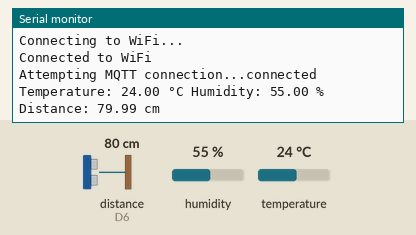
The sketch below on a simulated ESP8266 (NodeMCU). Parts: the last lines printed to the serial monitor. Wiring (inferred from the names in the program): ultrasonic range finder: trigger D5; echo D6. Inputs (shaded band) come from the test bench; at power-on: distance to the obstacle (sensor on D6) 80 cm, humidity 55 %, temperature 24 °C. The echo pulse lasts 58.3 µs per cm; WiFi joins after 1.5 s; servers stay silent unless stated; no MQTT or app messages arrive unless stated.

Above: at 3.2 s.
3.3 s: distance to the obstacle (sensor on D6) set to 2 cm
At 4.6 s:
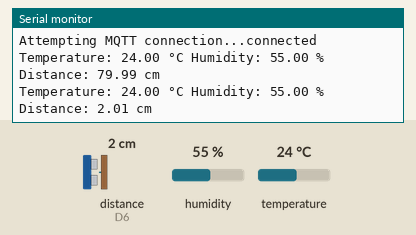
6.0 s: humidity set to 22 %
At 7.0 s:
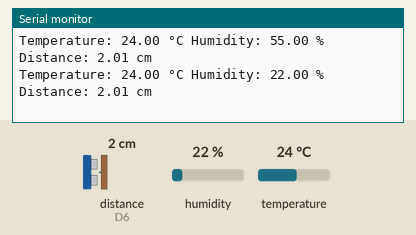
8.7 s: temperature set to 12 °C
At 10.7 s:
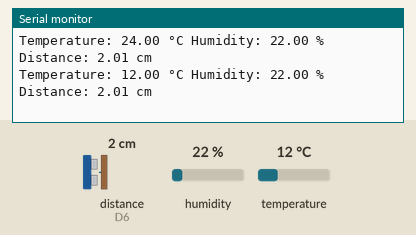
11.4 s: distance to the obstacle (sensor on D6) set to 4 cm
At 13.1 s:
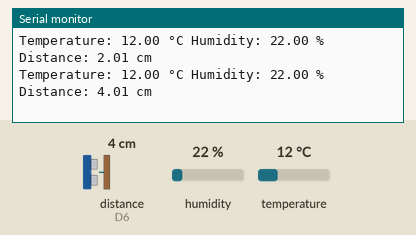
14.1 s: humidity set to 40 %
At 15.6 s:
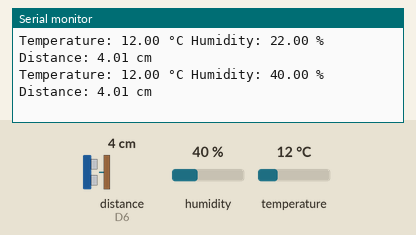
Timing chart, 0 to 17.1 s (numbered marks = the images above; inputs shaded):
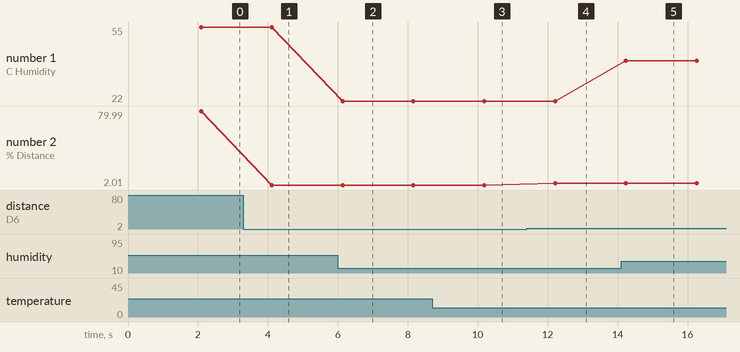

The sketch:

nodeMCU__temp_and_Humadity_Ultrasonic_using_nodeRed.ino
```cpp
#include <ESP8266WiFi.h>
#include <DHT.h>
#include <PubSubClient.h>
#include <ArduinoJson.h>

// Wi-Fi credentials
const char* ssid = "1";            // Replace with your Wi-Fi SSID
const char* password = "00000000"; // Replace with your Wi-Fi password

// MQTT broker details
const char* mqtt_server = "broker.hivemq.com"; // Replace with your MQTT broker
const int mqtt_port = 1883;
const char* mqtt_topic = "dht11/temhum"; // Topic to publish data

WiFiClient espClient;
PubSubClient client(espClient);

// DHT Sensor Setup
#define DHTPIN D4
#define DHTTYPE DHT11

DHT dht(DHTPIN, DHTTYPE);

// Ultrasonic Sensor Pins
#define TRIG_PIN D5
#define ECHO_PIN D6

// Initialize variables
float temp, hum, distance;
unsigned long lastMsg = 0;
#define MSG_BUFFER_SIZE (200)
char json[MSG_BUFFER_SIZE];  // Buffer for the JSON message

void setup() {
    Serial.begin(9600);
    dht.begin();

    // Initialize ultrasonic sensor pins
    pinMode(TRIG_PIN, OUTPUT);
    pinMode(ECHO_PIN, INPUT);

    // Connect to Wi-Fi
    WiFi.begin(ssid, password);
    while (WiFi.status() != WL_CONNECTED) {
        delay(1000);
        Serial.println("Connecting to WiFi...");
    }
    Serial.println("Connected to WiFi");

    // Set up MQTT client
    client.setServer(mqtt_server, mqtt_port);
    client.setCallback(mqttCallback);
}

void reconnect() {
    // Loop until we're reconnected to MQTT broker
    while (!client.connected()) {
        Serial.print("Attempting MQTT connection...");
        if (client.connect("ESP8266Client")) {
            Serial.println("connected");
        } else {
            Serial.print("failed, rc=");
            Serial.print(client.state());
            delay(2000);
        }
    }
}

void mqttCallback(char* topic, byte* payload, unsigned int length) {
    // Handle incoming messages if needed (for this case it's not used)
}

float getUltrasonicDistance() {
    // Send a 10-microsecond pulse to the TRIG pin
    digitalWrite(TRIG_PIN, LOW);
    delayMicroseconds(2);
    digitalWrite(TRIG_PIN, HIGH);
    delayMicroseconds(10);
    digitalWrite(TRIG_PIN, LOW);

    // Measure the pulse duration on the ECHO pin
    long duration = pulseIn(ECHO_PIN, HIGH);

    // Calculate the distance in cm (speed of sound is ~343 m/s)
    float distance = (duration / 2.0) * 0.0343;
    return distance;
}

void loop() {
    // Reconnect to MQTT if disconnected
    if (!client.connected()) {
        reconnect();
    }
    client.loop();  // Maintain MQTT connection

    // Read temperature and humidity from DHT11 sensor
    temp = dht.readTemperature();
    hum = dht.readHumidity();

    // Check if the reading failed
    if (isnan(temp) || isnan(hum)) {
        Serial.println("Failed to read from DHT sensor!");
        return;  // Exit loop and try again
    }

    // Read distance from ultrasonic sensor
    distance = getUltrasonicDistance();

    // Prepare JSON document
    StaticJsonDocument<200> doc;
    JsonObject root = doc.to<JsonObject>();
    root["Temp"] = temp;
    root["Humid"] = hum;
    root["Distance"] = distance;

    // Serialize JSON to string
    serializeJson(root, json);

    // Display data on Serial Monitor
    Serial.print("Temperature: ");
    Serial.print(temp);
    Serial.print(" °C ");
    Serial.print("Humidity: ");
    Serial.print(hum);
    Serial.print(" % ");
    Serial.print("Distance: ");
    Serial.print(distance);
    Serial.println(" cm");

    // Publish the JSON data to MQTT
    client.publish(mqtt_topic, json);

    // Wait before sending new data
    delay(2000);  // Delay for 2 seconds between readings
}
```

STM32_square_PROGRAMING.c
```cpp
//#include <stdio.h>
//#define square(x) ((x)*(x))
//
//int main()
//{
//    int x=5;
//    printf("x: %d square of x: %d",x,square(x));
//    return 0;
//}
```

STM32._print_nm.c
```cpp
#include<stdio.h>

 #define santanu printf("SANTANU");

 int main()
 {
     santanu;
 }
```

TASK.c
```cpp
// Task 1.Create Car structure globally consisting of Model, colour and price and print on the screen.


// #include <stdio.h>
// struct Car {
//     char model[30];
//     char color[15];
//     int seats;
//     double price;
// };
// struct Car car = {"Honda Civic", "Blue", 4, 22000.00};

// void printCarDetails() {
//     printf("Car Details:\n");
//     printf("Model: %s\n", car.model);
//     printf("Color: %s\n", car.color);
//     printf("Seats: %d\n",car.seats);
//     printf("Price: $%.2lf\n", car.price);
// }

// int main() {
//     printCarDetails();
//     return 0;
// }

// // Task 2 Write a program to create structure globally enter the name,age and salary of employees and manager.
// If the manager age is above 30 then the salary will be 65000 otherwise 55000.


// #include <stdio.h>


// struct Employee {
//     char name[50];
//     int age;
//     float salary;
// };


// struct Employee manager, employee;

// int main() {

//     printf("Enter Employee's Name: ");
//     scanf("%s", employee.name);
//     printf("Enter Employee's Age: ");
//     scanf("%d", &employee.age);
//     printf("Enter Employee's Salary: ");
//     scanf("%f", &employee.salary);


//     printf("\nEnter Manager's Name: ");
//     scanf("%s", manager.name);
//     printf("Enter Manager's Age: ");
//     scanf("%d", &manager.age);


//     if (manager.age > 30) {
//         manager.salary = 65000;
//     } else {
//         manager.salary = 55000;
//     }

//     printf("\nEmployee Details:\n");
//     printf("Name: %s\n", employee.name);
//     printf("Age: %d\n", employee.age);
//     printf("Salary: %.2f\n", employee.salary);


//     printf("\nManager Details:\n");
//     printf("Name: %s\n", manager.name);
//     printf("Age: %d\n", manager.age);
//     printf("Salary: %.2f\n", manager.salary);

//     return 0;
// }


// // Task 3 Create a structure named Book to store book details like title, author, and price. Write a C program to input details for
// three books, find the most expensive and the lowest priced books, and display their information.


// #include <stdio.h>


// struct Book {
//     char title[100];
//     char author[100];
//     float price;
// };

// int main() {
//     struct Book books[3];
//     int most_expensive_index = 0, lowest_priced_index = 0;

//     for (int i = 0; i < 3; i++) {
//         printf("\nEnter details for Book %d:\n", i + 1);
//         printf("Title: ");
//         scanf(" %[^\n]", books[i].title);
//         printf("Author: ");
//         scanf(" %[^\n]", books[i].author);
//         printf("Price: ");
//         scanf("%f", &books[i].price);

//         if (books[i].price > books[most_expensive_index].price) {
//             most_expensive_index = i;
//         }
//         if (books[i].price < books[lowest_priced_index].price) {
//             lowest_priced_index = i;
//         }
//     }

//     printf("\nMost Expensive Book:\n");
//     printf("Title: %s\n", books[most_expensive_index].title);
//     printf("Author: %s\n", books[most_expensive_index].author);
//     printf("Price: %.2f\n", books[most_expensive_index].price);

//     printf("\nLowest Priced Book:\n");
//     printf("Title: %s\n", books[lowest_priced_index].title);
//     printf("Author: %s\n", books[lowest_priced_index].author);
//     printf("Price: %.2f\n", books[lowest_priced_index].price);

//     return 0;
// }

// // Task 4 Define a structure named Circle to represent a circle with a radius. Write a C program to create user defined
// function to calculate the area and perimeter of two circles and display the results in the main function.

// #include <stdio.h>
// #define PI 3.14159


// struct Circle {
//     float radius;
// };

// float calculate_area(struct Circle c) {
//     return PI * c.radius * c.radius;
// }

// float calculate_perimeter(struct Circle c) {
//     return 2 * PI * c.radius;
// }

// int main() {
//     struct Circle circle1, circle2;


//     printf("Enter the radius of Circle 1: ");
//     scanf("%f", &circle1.radius);


//     printf("Enter the radius of Circle 2: ");
//     scanf("%f", &circle2.radius);


//     float area1 = calculate_area(circle1);
//     float perimeter1 = calculate_perimeter(circle1);


//     float area2 = calculate_area(circle2);
//     float perimeter2 = calculate_perimeter(circle2);


//     printf("\nCircle 1:\n");
//     printf("Radius: %.2f\n", circle1.radius);
//     printf("Area: %.2f\n", area1);
//     printf("Perimeter: %.2f\n", perimeter1);


//     printf("\nCircle 2:\n");
//     printf("Radius: %.2f\n", circle2.radius);
//     printf("Area: %.2f\n", area2);
//     printf("Perimeter: %.2f\n", perimeter2);

//     return 0;
// }
```

c_programing.cpp
```cpp
#include <stdio.h>

int main() {
    int i;
    for (i = 0; i < 5; i++) {
        if (i % 2 == 0) {
            printf("%d is even\n", i);
        } else {
            printf("%d is odd\n", i);
        }
    }
    return 0;
}
```

col-mod-price-car.c
```cpp
#include <stdio.h>

struct Car {
    char model[50];
    char colour[30];
    float price;
};

void printCar(struct Car car) {
    printf("Car Model: %s\n", car.model);
    printf("Car Colour: %s\n", car.colour);
    printf("Car Price: %.2f\n", car.price);
}

int main() {
    // Create a global Car instance
    struct Car myCar = {"BMW", "Red", 0001};

    // Print car details
    printCar(myCar);

    return 0;
}
```

Measured:
- after the input at 3.3 s, the serial monitor: prints a new line after 0.81 s (image 1)
- after the input at 6.0 s, the serial monitor: prints a new line after 0.14 s (image 2)
- after the input at 8.7 s, the serial monitor: prints a new line after 1.5 s (image 3)
- after the input at 11.4 s, the serial monitor: prints a new line after 0.81 s (image 4)
- after the input at 14.1 s, the serial monitor: prints a new line after 0.14 s (image 5)
- plotted number 1: 55 → 22 after the input at 6.0 s, 22 → 40 after the input at 14.1 s
- plotted number 2: 79.99 → 2.01 after the input at 3.3 s, 2.01 → 4.01 after the input at 11.4 s
